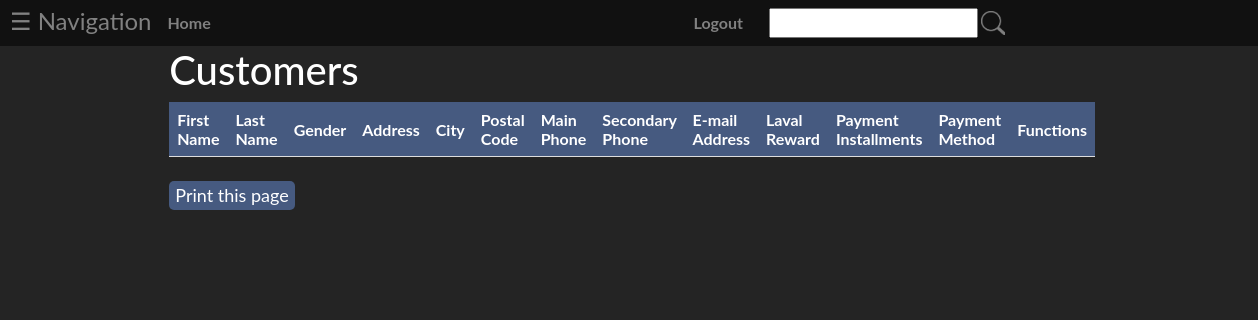
Before: /Customer/index with the older database file.
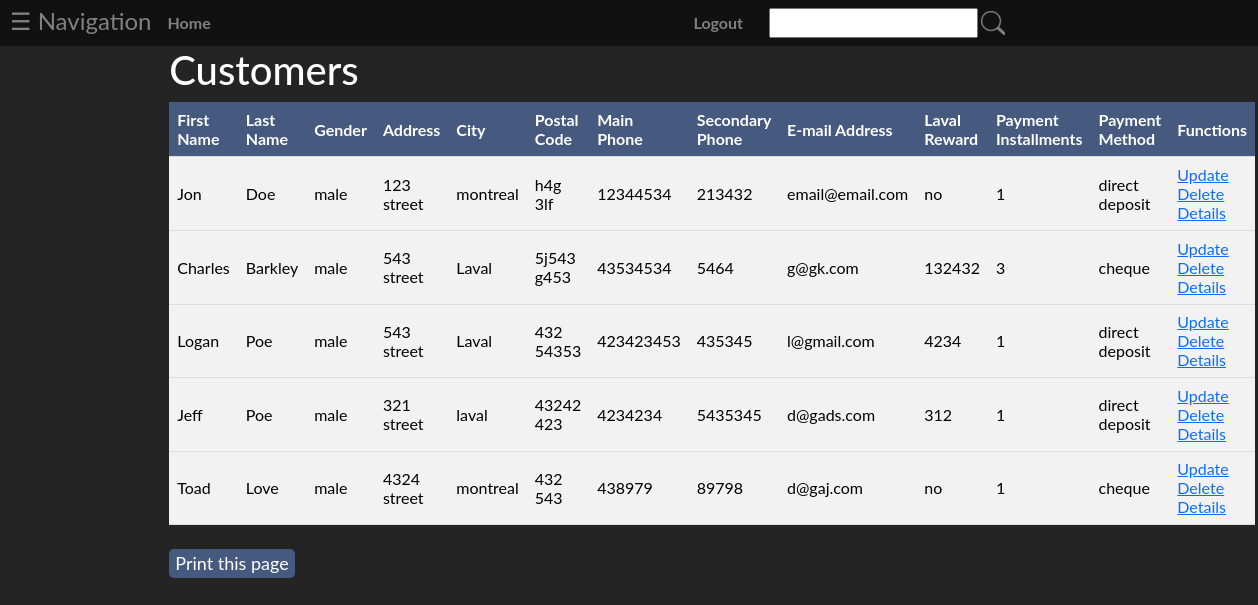
After: the same page with the newer database file.
### tables this page shows
CREATE TABLE `customer` (
  `customer_id` int(11) NOT NULL,
  `first_name` varchar(25) NOT NULL,
  `last_name` varchar(24) NOT NULL,
  `gender` varchar(25) NOT NULL,
  `address` varchar(50) NOT NULL,
  `city` varchar(25) NOT NULL,
  `postal_code` varchar(25) NOT NULL,
  `main_phone` varchar(25) NOT NULL,
  `secondary_phone` varchar(25) NOT NULL,
  `email` varchar(50) NOT NULL,
  `laval_reward` varchar(25) NOT NULL,
  `payment_installments` int(11) NOT NULL,
  `payment_method` varchar(25) NOT NULL
);

### app/core/App.php (called while the page is built, shortened)
<?php
	class App{
		private $method = 'index';
		public function __construct(){
			$url = self::parseUrl();
			if(isset($url[0])){
				unset($url[0]);
			}
			$this->controller = new $this->controller;
			if(isset($url[1])){
				if(method_exists($this->controller, $url[1])){
					$this->method = $url[1];
				}
				unset($url[1]);
			}
			$this->params = $url ? array_values($url) : [];
			call_user_func_array([$this->controller, $this->method], $this->params);
		}
		private static function parseUrl(){
			if(isset($_GET['url'])){
				return explode('/',
					filter_var(
						rtrim($_GET['url'], '/'),
						FILTER_SANITIZE_URL)
				);
			}
		}
	}

### index.php (called while the page is built, shortened)
<?php
	new \app\core\App();

### app/models/Customer.php (called while the page is built, shortened)
<?php
class Customer extends \app\core\Model {
	function getAll() {
		$SQL = 'SELECT * FROM customer';
		$STMT = self::$_connection->prepare($SQL);
		$STMT->execute();
		$STMT->setFetchMode(\PDO::FETCH_CLASS, "app\models\Customer");
		return $STMT->fetchAll();
	}
}

### app/core/DBConnection.php (called while the page is built, shortened)
<?php
class DBConnection{
	static $connection = null;
	private function __construct(){
		if(self::$connection == null){
			$host = 'localhost';
			$DBname = 'sysdevproject';
			$user = 'root';
			$password = '';
			self::$connection = new \PDO("mysql:host=$host;dbname=$DBname", $user, $password);
		}
}
	public static function getInstance(){
		return self::$connection;
	}
}

### app/views/Customer/index.php (the view, shortened to what this page needs)
<html>
<head>
	<link href="https://cdn.jsdelivr.net/npm/bootstrap@5.1.3/dist/css/bootstrap.min.css" rel="stylesheet">
	<link rel="stylesheet" type="text/css" href="/app/styles/general.css">
	<link rel="stylesheet" type="text/css" href="/app/styles/tables.css">
</head>
<form action="" method="Post">
<body>
	<?php $this->view('shared/header'); ?>
	<div class='container'>
		<h1>Customers</h1>
		<table>
			<tr>
				<th>First Name</th> <th>Last Name</th> <th>Gender</th> <th>Address</th> <th>City</th>
				<th>Postal Code</th> <th>Main Phone</th> <th>Secondary Phone</th> <th>E-mail Address</th>
				<th>Laval Reward</th> <th>Payment Installments</th> <th>Payment Method</th> <th>Functions</th>
			</tr>
			<?php
				foreach ($data as $customer) {
					echo "<tr class='data'>
						<td>$customer->first_name</td>
						<td>$customer->last_name</td>
						<td>$customer->gender</td>
						<td>$customer->address</td>
						<td>$customer->city</td>
						<td>$customer->postal_code</td>
						<td>$customer->main_phone</td>
						<td>$customer->secondary_phone</td>
						<td>$customer->email</td>
						<td>$customer->laval_reward</td>
						<td>$customer->payment_installments</td>
						<td>$customer->payment_method</td>
						<td>
							<a href='/Customer/update/$customer->customer_id'>" . "Update" . "</a>
							<a href='/Customer/delete/$customer->customer_id'>" . "Delete" . "</a>
							<a href='/Customer/details/$customer->customer_id'>" . "Details" . "</a>
						</td>
					<tr>";
				}
			?>
		</table>
		<br>
		<button class="print" onClick="window.print()">Print this page</button>
	</div>
</body>
</html>

### app/controllers/Customer.php (shortened to what this page needs)
<?php
class Customer extends \app\core\Controller {
	public function index() {
		if (!isset($_POST['search'])) {
			$customer = new \app\models\Customer();
			$customer = $customer->getAll();
			$this->view('Customer/index', $customer);
		} else {
			$customers = new \app\models\Customer();
			$customer = $customers -> getCustomerBySearch($_POST['csearch']);
			$this->view('Customer/index', $customer);
		}
	}
}

### app/core/Controller.php (shortened to what this page needs)
<?php
class Controller{
	public function view($name, $data = []){
		if(file_exists('app/views/' . $name . '.php')){
			include('app/views/' . $name . '.php');
		}else
			echo 'app/views/' . $name . '.php does not exist';
	}
}

### app/views/shared/header.php
<link rel="stylesheet" type="text/css" href="/app/styles/header.css">
<div class="header">
	<div class="left">
		<?php $this->view('shared/navigation'); ?>
		<a class="link" href='/Home/index'>Home</a>
	</div>
	<div class="right">
		<?php $this->view('shared/search'); ?>
		<a class="link" href='/Main/index'>Logout</a>
	</div>
</div>

### app/views/shared/navigation.php (shortened to what this page needs)
<link rel="stylesheet" type="text/css" href="/app/styles/navigation.css">
<span style="font-size:24px;cursor:pointer" onclick="openNav()">&#9776; Navigation</span>

### app/views/shared/search.php
<link rel="stylesheet" type="text/css" href="/app/styles/search.css">
<div class='search'>
	<input type="search" id="csearch" name="csearch">
	<button type="submit" name="search" class="searchbtn"></button><br>
</div>

### app/styles/general.css (style rules this page uses)
html { overflow-y: scroll; }
body { font-family: "Lato", sans-serif; background-color: #242424; color: white; }
.container { max-width: 75%; margin: auto; }
.print { border: none; border-radius: 5px; font-size: 18px; background-color: rgb(70, 90, 128); color: white; }

### app/styles/tables.css (style rules this page uses)
table { border-collapse: collapse; width: 100%; }
th { background-color: rgb(70, 90, 128); color: white; }
th, td { padding: 8px; text-align: left; border-bottom: 1px solid #ddd; }
tr:nth-child(even) { background-color: #f2f2f2; }
.data { color: black; }

### app/styles/header.css (style rules this page uses)
.header { overflow: hidden; background-color: #111; font-size: 10px padding: 2px; }
.link { padding: 8px; margin-top: 3px; font-weight: bold; color: #818181; text-align: center; text-decoration: none; transition: 0.3s; }
span { float: left; margin-left: 10px; margin-top: 3px; color: #818181; transition: 0.3s; }
.left > a { float: left; margin-left: 8px; }
.right > a { float: right; margin-right: 10px; }

### app/styles/search.css (style rules this page uses)
.search { float: right; padding: 8px; padding-right: 280px; }
.searchbtn { width: 24px; height: 24px; position: absolute; margin-top: 3px; margin-left: 3px; background-image:url(img/search.png); background-size: cover; background-color: rgba(255, 255, 255, 0); border: none; }

Changed rows visible on the page:
added customer: first_name "Jon", last_name "Doe", gender "male", address "123 street", city "montreal", postal_code "h4g 3lf", main_phone "12344534", secondary_phone "213432", email "email@email.com", laval_reward "no", payment_installments "1", payment_method "direct deposit"
added customer: first_name "Charles", last_name "Barkley", gender "male", address "543 street", city "Laval", postal_code "5j543 g453", main_phone "43534534", secondary_phone "5464", email "g@gk.com", laval_reward "132432", payment_installments "3", payment_method "cheque"
added customer: first_name "Logan", last_name "Poe", gender "male", address "543 street", city "Laval", postal_code "432 54353", main_phone "423423453", secondary_phone "435345", email "l@gmail.com", laval_reward "4234", payment_installments "1", payment_method "direct deposit"
added customer: first_name "Jeff", last_name "Poe", gender "male", address "321 street", city "laval", postal_code "43242 423", main_phone "4234234", secondary_phone "5435345", email "d@gads.com", laval_reward "312", payment_installments "1", payment_method "direct deposit"
added customer: first_name "Toad", last_name "Love", gender "male", address "4324 street", city "montreal", postal_code "432 543", main_phone "438979", secondary_phone "89798", email "d@gaj.com", laval_reward "no", payment_installments "1", payment_method "cheque"
